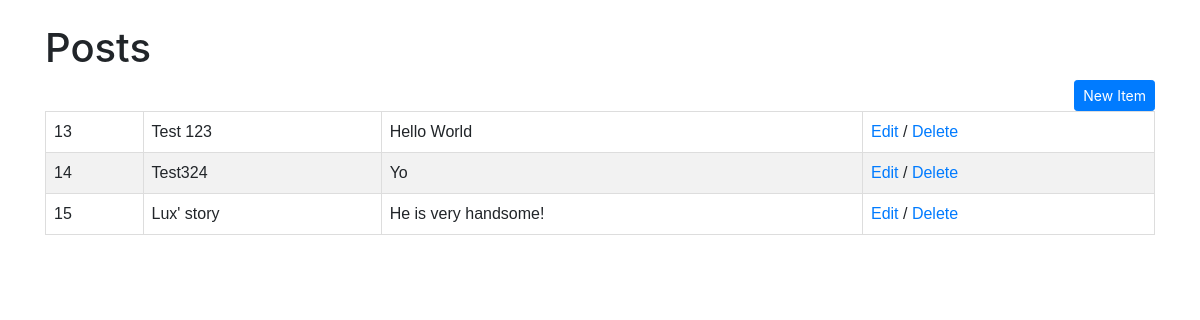
/posts/, run on an earlier commit of the app's database.
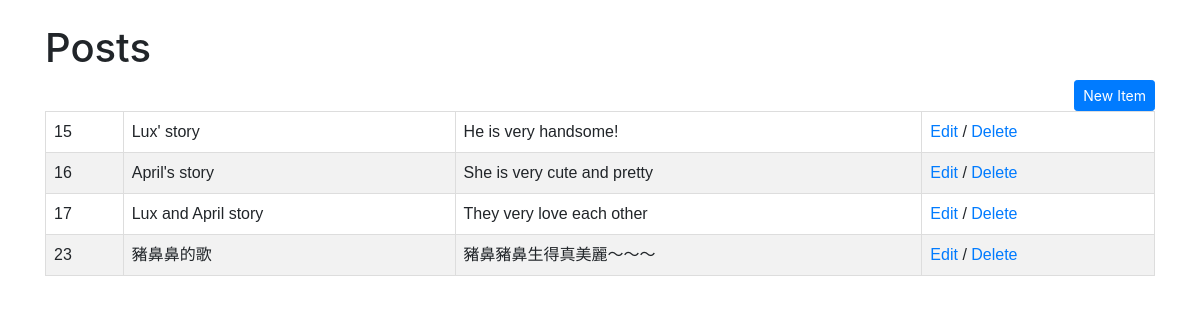
And on a later commit of the database.
### pratice1/models.py (models this page shows, shortened)
class Post(models.Model):
    title = models.CharField(max_length=255)
    content = models.TextField(max_length=255)

### pratice1/views.py (the view)
# urls.py: path('posts/', views.Index, name ='posts'),
def Index(request):
    posts = Post.objects.all()
    return render(request,'posts/index.html',{'posts':posts})

### templates/posts/index.html (shortened to what this page needs)
{% extends "layout.html" %} {% block main%}
<h1>Posts</h1>
<a href="{% url 'posts:new'%}" class='btn btn-primary btn-sm float-right'>New Item</a>
<table id="customers">
    {% for i in posts%}
    <tr>
        <td>{{ i.id }}</td>
        <td>{{ i.title }}</td>
        <td>{{ i.content }}</td>
        <td>
            <a href="{% url 'posts:edit' i.id %}">Edit</a>
            /
            <a href="{% url 'posts:delete' i.id %}">Delete</a>
        </td>
    </tr>
    {% endfor %}
</table>
{% endblock %}

### templates/layout.html (shortened to what this page needs)
<!DOCTYPE html>
<html lang="en">
<head>
    <link rel="stylesheet" href="https://maxcdn.bootstrapcdn.com/bootstrap/4.0.0/css/bootstrap.min.css"
>
</head>
<body>
    <div class="container mt-4">
        {% block main %}{% endblock %}
    </div>
</body>
</html>

### templates/posts/index.html (style rules this page uses)
#customers { font-family: "Trebuchet MS", Arial, Helvetica, sans-serif; border-collapse: collapse; width: 100%; }
#customers td, #customers th { border: 1px solid #ddd; padding: 8px; }
#customers tr:nth-child(even) { background-color: #f2f2f2; }

What changed in the data, as far as the page shows it:
removed Post: id "13", title "Test 123", content "Hello World"
removed Post: id "14", title "Test324", content "Yo"
added Post: id "16", title "April's story", content "She is very cute and pretty"
added Post: id "17", title "Lux and April story", content "They very love each other"
added Post: id "23", title "豬鼻鼻的歌", content "豬鼻豬鼻生得真美麗～～～"
